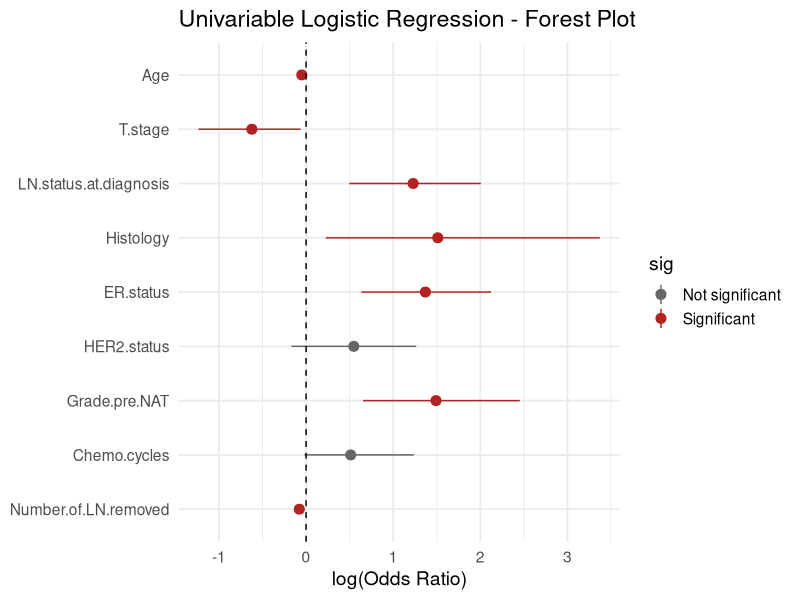

Here is the R script that generated this plot:
## ---- chunk 1
knitr::opts_chunk$set(echo = TRUE)
## ---- chunk 2
library(readxl)
library(reshape2)
library(dplyr)
library(ggplot2)
## ---- chunk 3
df  <- data.frame(read_excel("./data/Supplementary_table.xlsx",sheet = 1))
names(df)
## ---- chunk 4
#161 of 168 cases had an RCB assessment
df <- df[which(df$RCB.category!="NA"),]
nrow(df) 
## ---- chunk 5
y <- df
rownames(y) <- y$Donor.ID
# define variables to use
clinVariables <- c("Age", "T.stage", "LN.status.at.diagnosis", "Histology",
                   "ER.status", "HER2.status", "Grade.pre.NAT", 
                   "Chemo.cycles", "Number.of.LN.removed",
                   "RCB.category")

y <- y[, colnames(y) %in% clinVariables]

# Turn all RCB into 0, pCR into 1
y$RCB.category  <- factor(y$RCB.category,levels=c("RCB-III","RCB-II","RCB-I","pCR"),labels=c(0,0,0,1))

# Appropriately factor all variables
y$T.stage       <- as.numeric(substr(y$T.stage,2,2))
y$LN.status.at.diagnosis <- factor(y$LN.status.at.diagnosis, levels = c("POS", "NEG"))
y$Histology     <- factor(y$Histology=="IDC")
y$ER.status     <- factor(y$ER.status,levels=c("POS","NEG"))
y$HER2.status   <- factor(y$HER2.status,levels=c("NEG","POS"))
y$Grade.pre.NAT <- factor(y$Grade.pre.NAT,levels=c(2,3))
y$Chemo.cycles <- as.numeric(y$Chemo.cycles)
y$Number.of.LN.removed <- as.numeric(y$Number.of.LN.removed)

## ---- chunk 6
vars <- setdiff(colnames(y), "RCB.category")

# simple logistic regression
simpleLogisticRegression <- lapply(vars, function(var) {
  fml <- as.formula(paste("RCB.category ~", var))
  model <- glm(fml, data = y, family = "binomial")
  lrm <- summary(model)
  if (nrow(lrm$coefficients) < 2) return(NULL)
  pval <- lrm$coefficients[2, "Pr(>|z|)"]
  odds.ratio <- exp(lrm$coefficients[2, "Estimate"])
  conf <- suppressMessages(confint(model))
  ci.low <- exp(conf[2, 1])
  ci.hi <- exp(conf[2, 2])
  data.frame(variable = var, pval, odds.ratio, ci.low, ci.hi)
})

# combine results
regression.univariable <- do.call(rbind, simpleLogisticRegression)
regression.univariable$class <- "pCR"
regression.univariable$type <- "Simple logist."

# check results
print(regression.univariable)
## ---- chunk 7
# Plot forest plot for simple logistic regression result

# Prepare plot data
plot_data <- regression.univariable %>%
  mutate(
    variable = factor(variable, levels = rev(variable)),  # reverse for top-down
    log_odds = log(odds.ratio),                           # log(OR) for symmetry
    sig = ifelse(pval < 0.05, "Significant", "Not significant")
  )

# Create forest plot
ggplot(plot_data, aes(x = variable, y = log_odds, ymin = log(ci.low), ymax = log(ci.hi))) +
  geom_pointrange(aes(color = sig), size = 0.6) +
  geom_hline(yintercept = 0, linetype = "dashed") +
  coord_flip() +
  labs(
    title = "Univariable Logistic Regression - Forest Plot",
    x = NULL,
    y = "log(Odds Ratio)"
  ) +
  scale_color_manual(values = c("Significant" = "firebrick", "Not significant" = "grey40")) +
  theme_minimal(base_size = 14)
